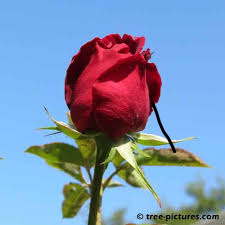
#> input picture images/f4.png, 225 x 225 px, given in place of f4.jpg, which was not available
$ jupyter execute --allow-errors ass1.ipynb   (older library calls are emulated)
#> lines starting #> are read from the running program, lines starting #| are printed output that depends on the picture; after the words box and inside, x2 and y2 are one past the last pixel; in counts of white or black regions, pixels touching at a corner belong together; pictures that were not available may be replaced by others from this repository, and a replacement may not be noted
[cell 1]
import cv2
import numpy as np
from matplotlib import pyplot as plt
img = cv2.imread('f4.jpg',0)
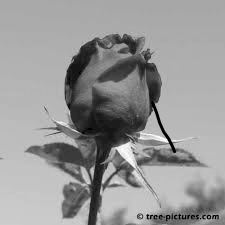
#> img: shape (225, 225); min 0, max 254, mean 151.2
# global thresholding
ret1,th1 = cv2.threshold(img,200,255,cv2.THRESH_BINARY)
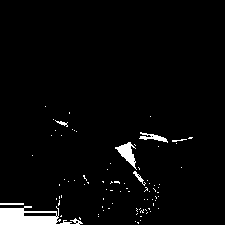
#> th1: shape (225, 225); 3.1% white; 84 white regions (77 under 20 px), largest, box (x1, y1, x2, y2) and area: (0, 206, 83, 225) 888, (115, 142, 137, 170) 252, (139, 132, 168, 143) 127
# Otsu's thresholding
ret2,th2 = cv2.threshold(img,0,255,cv2.THRESH_BINARY+cv2.THRESH_OTSU)
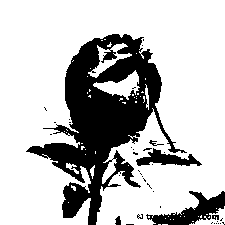
#> th2: shape (225, 225); 74.7% white; 38 black regions (32 under 20 px), largest, box (x1, y1, x2, y2) and area: (26, 34, 187, 225) 10955, (146, 191, 225, 225) 1090, (136, 148, 202, 166) 559, (115, 216, 121, 225) 40, (149, 140, 164, 146) 31, (212, 215, 219, 220) 27
#> ret2 = 125
# Otsu's thresholding after Gaussian filtering
blur = cv2.GaussianBlur(img,(1,1),0)
ret3,th3 = cv2.threshold(blur,0,255,cv2.THRESH_BINARY+cv2.THRESH_OTSU)
#> ret3 = 125
# plot all the images and their histograms

images = [img, 0, th1,
          img, 0, th2,
          blur, 0, th3]
titles = ['Original Noisy Image','Histogram','Global Thresholding (v=127)',
          'Original Noisy Image','Histogram',"Otsu's Thresholding",
          'Gaussian filtered Image','Histogram',"Otsu's Thresholding"]
for i in range(3):
    plt.subplot(3,3,i*3+1),plt.imshow(images[i*3],'gray')
    plt.title(titles[i*3]), plt.xticks([]), plt.yticks([])
    plt.subplot(3,3,i*3+2),plt.hist(images[i*3].ravel(),256)
    plt.title(titles[i*3+1]), plt.xticks([]), plt.yticks([])
    plt.subplot(3,3,i*3+3),plt.imshow(images[i*3+2],'gray')
    plt.title(titles[i*3+2]), plt.xticks([]), plt.yticks([])


plt.show()
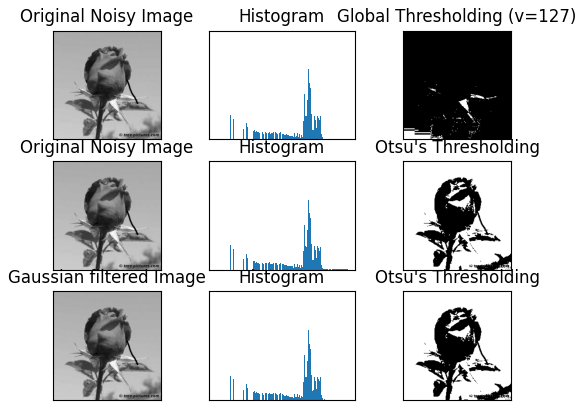
#> figure drawn by matplotlib, 9 panels

[cell 2]
import cv2
import numpy as np
img = cv2.imread('f4.jpg',0)
# global thresholding
ret3,th3 = cv2.threshold(blur,100,255,cv2.THRESH_BINARY_INV+cv2.THRESH_OTSU)
# plot all the images and their histograms

for i in range(2):
    plt.imshow(images[i*3+2],'gray')

plt.xticks([])
plt.yticks([])


plt.show()

[cell 3]
import cv2
import numpy as np
from matplotlib import pyplot as plt

img1 = cv2.imread('f4.jpg',1)
#> img1 is the input picture: shape (225, 225, 3); mean B, G, R 179.6, 147.3, 126
img2 = cv2.imread('f3.png',1)
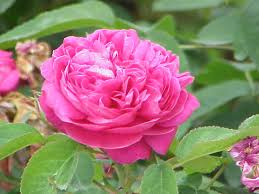
#> input picture images/f3.jpg, 259 x 194 px, given in place of f3.png, which was not available
#> img2 is the input picture: shape (194, 259, 3); mean B, G, R 112.8, 122.4, 153

img2 = cv2.resize(img2,(750,600))
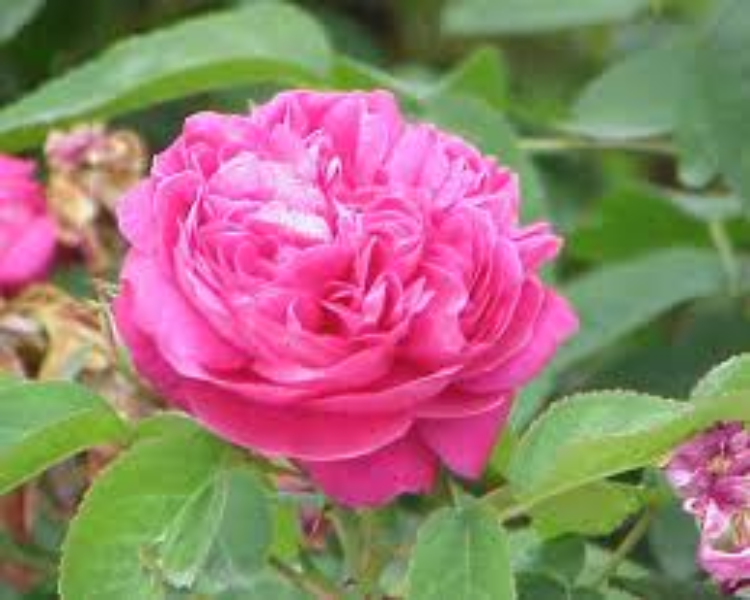
#> img2: shape (600, 750, 3); mean B, G, R 112.7, 122.3, 152.9
img1 = cv2.resize(img1,(750,600))
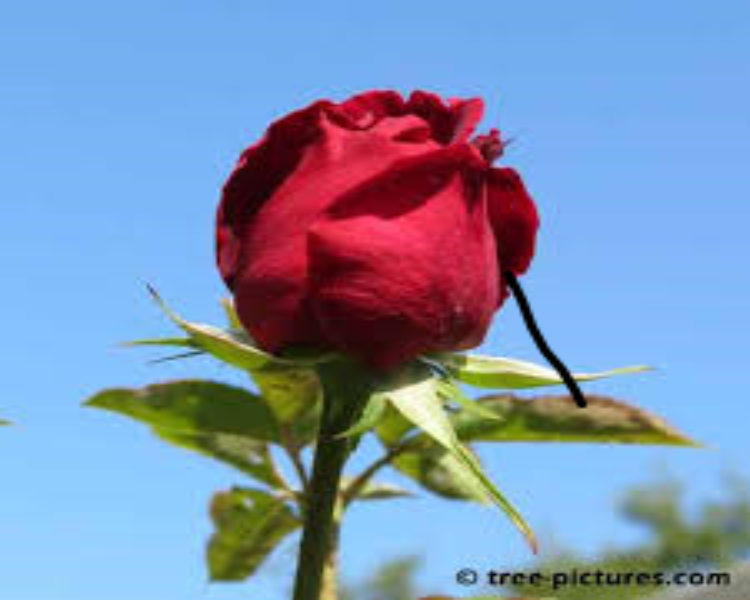
#> img1: shape (600, 750, 3); mean B, G, R 179.5, 147.2, 125.9

dst = cv2.multiply(img1/255,img2/255)
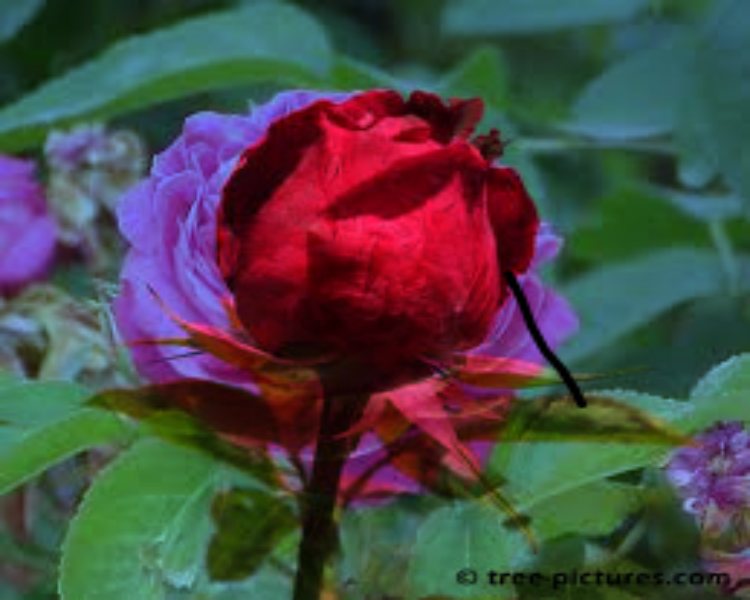
#> dst: shape (600, 750, 3) float64; mean B, G, R 0.281, 0.288, 0.296

res = np.hstack([dst])

plt.imshow(res)
plt.xticks([])
plt.yticks([])
plt.show()
